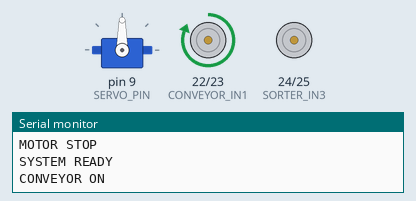
This sketch was run on a simulated Arduino Mega 2560, built with avr-gcc and run on an emulated ATmega2560. Parts: servo, motor-driver pin pairs drawn as motors (green arrow = first pin HIGH = forward, orange = second pin HIGH = backward, longer = more drive), the last lines printed to the serial monitor.

Above: at 1.55 s.
At 4.05 s:
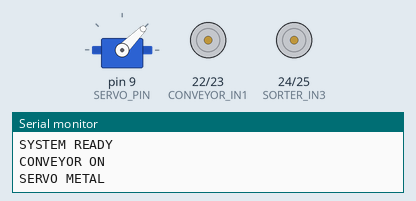
At 4.4 s:
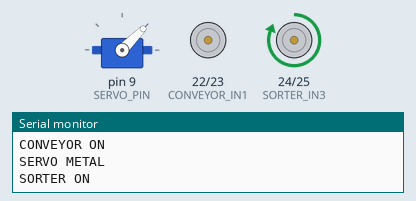
At 4.75 s:
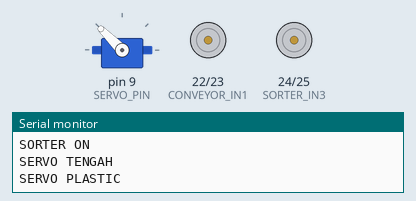
At 5.05 s:
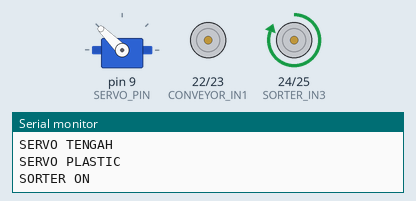
At 5.4 s:
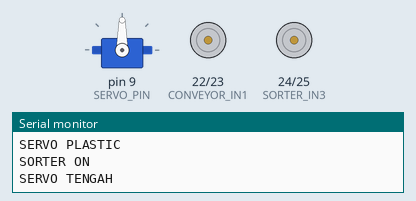
Timing chart, 0 to 10.5 s (numbered marks = the images above):
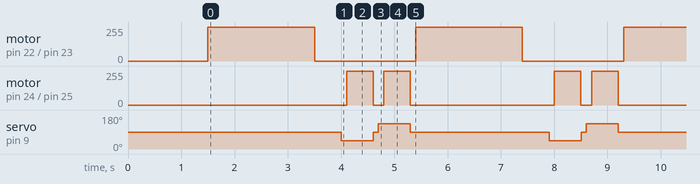

The sketch:

TOREKK.ino
```cpp
#include <Servo.h>

#define SERVO_PIN 9

#define CONVEYOR_IN1 22
#define CONVEYOR_IN2 23
#define SORTER_IN3 24
#define SORTER_IN4 25

Servo sortirGate;
#define GATE_METAL 45
#define GATE_PLASTIC 135
#define GATE_TENGAH 90

void setup() {
  Serial.begin(9600);

  Serial.println("START SETUP");

  sortirGate.attach(SERVO_PIN);
  sortirGate.write(GATE_TENGAH);
  Serial.println("SERVO OK");
  delay(500);

  pinMode(CONVEYOR_IN1, OUTPUT);
  pinMode(CONVEYOR_IN2, OUTPUT);
  Serial.println("CONVEYOR PIN OK");

  pinMode(SORTER_IN3, OUTPUT);
  pinMode(SORTER_IN4, OUTPUT);
  Serial.println("SORTER PIN OK");

  conveyor_stop();
  sorter_stop();
  Serial.println("MOTOR STOP");

  Serial.println("SYSTEM READY");
  delay(1000);
}

void conveyor_jalan(int speed) {
  digitalWrite(CONVEYOR_IN1, HIGH);
  digitalWrite(CONVEYOR_IN2, LOW);
}

void conveyor_stop() {
  digitalWrite(CONVEYOR_IN1, LOW);
  digitalWrite(CONVEYOR_IN2, LOW);
}

void sorter_jalan(int speed) {
  digitalWrite(SORTER_IN3, HIGH);
  digitalWrite(SORTER_IN4, LOW);
}

void sorter_stop() {
  digitalWrite(SORTER_IN3, LOW);
  digitalWrite(SORTER_IN4, LOW);
}

void loop() {
  while(true) {
    Serial.println("CONVEYOR ON");
    conveyor_jalan(255);
    delay(2000);
    conveyor_stop();
    delay(500);

    Serial.println("SERVO METAL");
    sortirGate.write(GATE_METAL);
    delay(100);

    Serial.println("SORTER ON");
    sorter_jalan(255);
    delay(500);
    sorter_stop();

    Serial.println("SERVO TENGAH");
    sortirGate.write(GATE_TENGAH);
    delay(100);

    Serial.println("SERVO PLASTIC");
    sortirGate.write(GATE_PLASTIC);
    delay(100);

    Serial.println("SORTER ON");
    sorter_jalan(255);
    delay(500);
    sorter_stop();

    Serial.println("SERVO TENGAH");
    sortirGate.write(GATE_TENGAH);
    delay(100);
  }
}
```

Measured:
- by itself, motor on pin 22 (CONVEYOR_IN1) / pin 23 (CONVEYOR_IN2): alternates forward 255/255 for 2.0 s and stopped for 1.9 s
- by itself, servo on pin 9 (SERVO_PIN): repeats every 3.9 s: 90° 0.10 s, 135° 0.60 s, 90° 2.6 s, 45° 0.60 s
- by itself, motor on pin 24 (SORTER_IN3) / pin 25 (SORTER_IN4): repeats every 3.9 s: stopped 0.20 s, forward 255/255 0.50 s, stopped 2.7 s, forward 255/255 0.50 s
